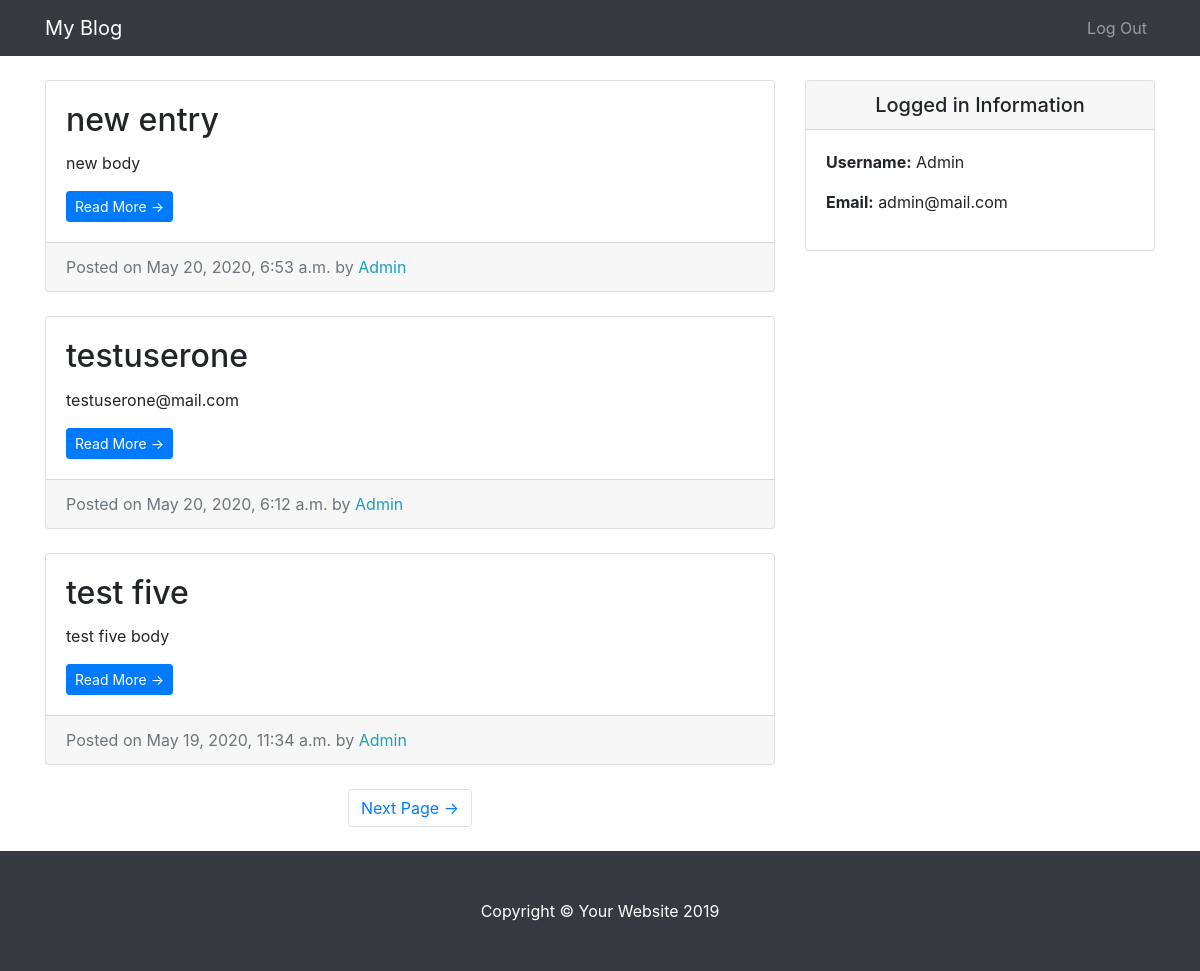
The page / (signed in) on the database as committed earlier.
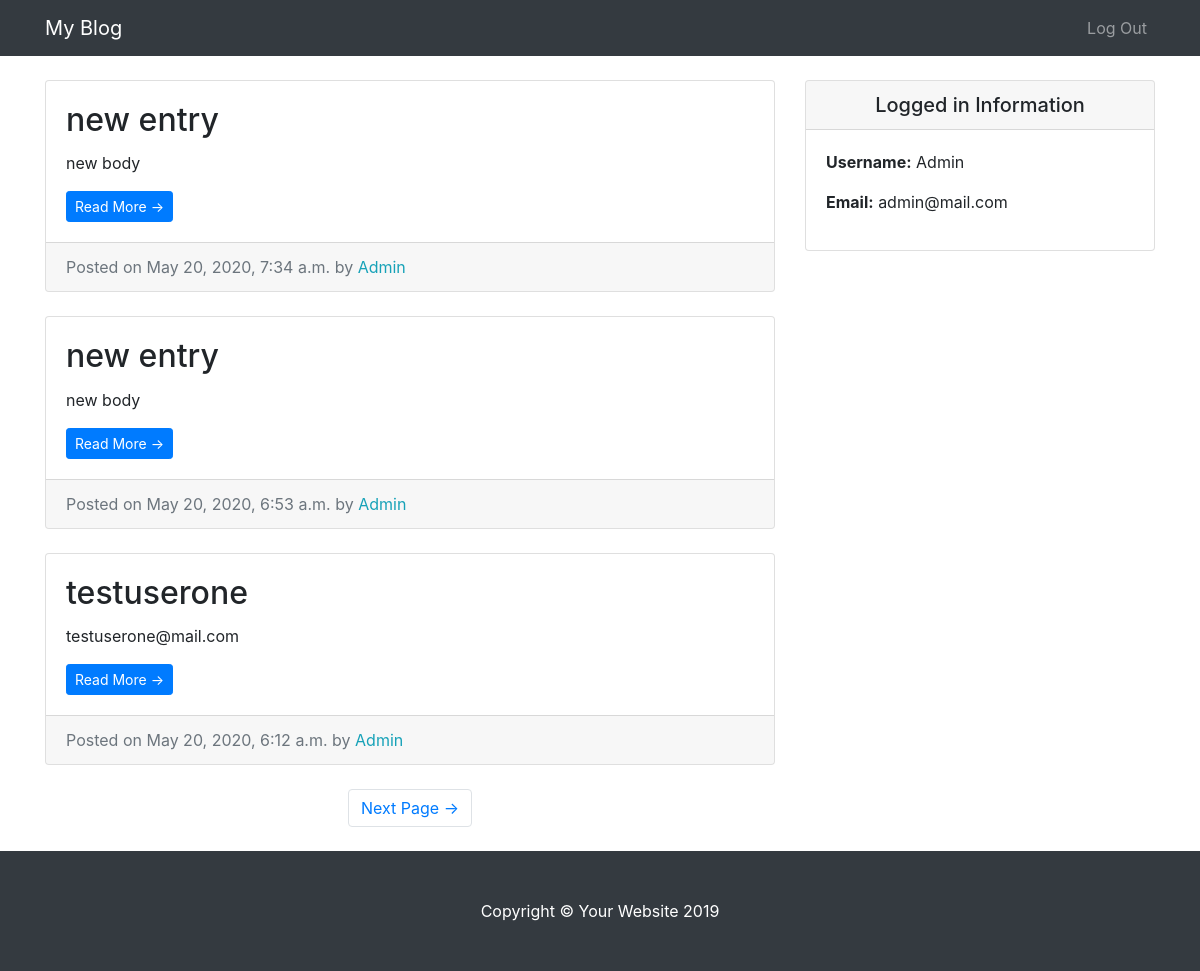
The same page on the database as committed later.
### entries/models.py (models this page shows, shortened)
class Entries(models.Model):
    entry_title = models.CharField(max_length=50)
    entry_text = models.TextField()
    liked = models.ManyToManyField(Account, blank=True, default=None, related_name='liked')
    entry_date = models.DateTimeField(auto_now_add=True)
    entry_author = models.ForeignKey(Account, on_delete=models.CASCADE, related_name='entry_author')
    entry_tag = models.CharField(max_length=50)
    entry_images = models.ImageField(blank=True,default=None)
    class Meta:
        verbose_name_plural = 'Entry List'

### account/models.py (models this page shows, shortened)
class Account(AbstractBaseUser):
    email=models.EmailField(max_length=50,unique=True)
    username=models.CharField(max_length=50,unique=True)
    first_name=models.CharField(max_length=50)
    last_name=models.CharField(max_length=50)
    date_joined=models.DateTimeField(auto_now_add=True)
    last_login=models.DateTimeField(auto_now_add=True)
    is_admin = models.BooleanField(default=False)
    is_staff = models.BooleanField(default=False)
    is_active = models.BooleanField(default=True)
    is_superuser = models.BooleanField(default=False)
    USERNAME_FIELD = 'email'
    REQUIRED_FIELDS = ['username',]
    objects = MyAccountManager()
    def __str__(self):
        return self.username

### entries/views.py (the view)
# urls.py: path('', HomeView.as_view(), name='home_blog'),
class HomeView(LoginRequiredMixin, ListView):
    model = Entries
    template_name = 'entries/index.html'
    context_object_name = 'blog_entries'
    ordering = ['-entry_date']
    paginate_by = 3

### entries/templates/entries/index.html (shortened to what this page needs)
{% extends "entries/base.html" %}
{% block content %}
      <div class="col-md-8">
          {% for entries in blog_entries %}
            <div class="card mb-4 mt-4">
              <div class="card-body">
                <h2 class="card-title">{{entries.entry_title}}</h2>
                <p class="card-text">{{entries.entry_text|truncatechars:50}}</p>
                <a href="{% url 'entry_details' entries.pk %}" class="btn btn-primary btn-sm">Read More &rarr;</a>
              </div>
              <div class="card-footer text-muted">
                Posted on {{entries.entry_date}} by
                <span class= "text-info mr-2">{{entries.entry_author}}</span>
              </div>
            </div>
         {% endfor %}
        {% if is_paginated %}
        <ul class="pagination justify-content-center mb-4">
          {% if page_obj.has_next %}
          <li class="page-item">
            <a class="page-link" href="?page={{page_obj.next_page_number}}">Next Page &rarr;</a>
          </li>
           {% endif %}
        </ul>
        {% endif %}
      </div>
{% endblock %}

Rows that differ between the two databases and show on the page:
no longer on this page (row unchanged): Entries: entry_title "test five", entry_text "test five body", entry_date "May 19, 2020, 11:34 a.m.", entry_author "Admin"
added Entries: entry_title "new entry", entry_text "new body", entry_date "May 20, 2020, 7:34 a.m.", entry_author "Admin"
